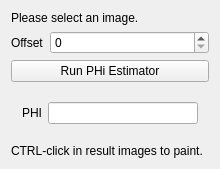
<?xml version="1.0" encoding="UTF-8"?>
<ui version="4.0">
 <class>PHIEstimatorViewControls</class>
 <widget class="QWidget" name="PHIEstimatorViewControls">
  <property name="geometry">
   <rect>
    <x>0</x>
    <y>0</y>
    <width>220</width>
    <height>160</height>
   </rect>
  </property>
  <property name="windowTitle">
   <string>Example View</string>
  </property>
  <layout class="QVBoxLayout" name="verticalLayout">
   <item>
    <widget class="QLabel" name="selectImageLabel">
     <property name="styleSheet">
      <string notr="true"/>
     </property>
     <property name="text">
      <string>Please select an image.</string>
     </property>
    </widget>
   </item>
   <item>
    <widget class="QWidget" name="widget" native="true">
     <layout class="QHBoxLayout" name="horizontalLayout">
      <property name="leftMargin">
       <number>0</number>
      </property>
      <property name="topMargin">
       <number>0</number>
      </property>
      <property name="rightMargin">
       <number>0</number>
      </property>
      <property name="bottomMargin">
       <number>0</number>
      </property>
      <item>
       <widget class="QLabel" name="offsetLabel">
        <property name="text">
         <string>Offset</string>
        </property>
       </widget>
      </item>
      <item>
       <widget class="QSpinBox" name="offsetSpinBox">
        <property name="sizePolicy">
         <sizepolicy hsizetype="Expanding" vsizetype="Fixed">
          <horstretch>0</horstretch>
          <verstretch>0</verstretch>
         </sizepolicy>
        </property>
        <property name="maximum">
         <number>9999</number>
        </property>
       </widget>
      </item>
     </layout>
    </widget>
   </item>
   <item>
    <widget class="QPushButton" name="processImageButton">
     <property name="toolTip">
      <string>Process selected image</string>
     </property>
     <property name="text">
      <string>Run PHi Estimator</string>
     </property>
    </widget>
   </item>
   <item>
    <widget class="QWidget" name="Results" native="true">
     <property name="minimumSize">
      <size>
       <width>0</width>
       <height>50</height>
      </size>
     </property>
     <layout class="QHBoxLayout" name="horizontalLayout_2">
      <item>
       <widget class="QLabel" name="Philabel">
        <property name="text">
         <string>PHI</string>
        </property>
       </widget>
      </item>
      <item>
       <widget class="QLineEdit" name="PhiValue"/>
      </item>
     </layout>
    </widget>
   </item>
   <item>
    <widget class="QLabel" name="infoLabel">
     <property name="text">
      <string>CTRL-click in result images to paint.</string>
     </property>
     <property name="wordWrap">
      <bool>true</bool>
     </property>
    </widget>
   </item>
   <item>
    <spacer name="spacer">
     <property name="orientation">
      <enum>Qt::Vertical</enum>
     </property>
     <property name="sizeType">
      <enum>QSizePolicy::Expanding</enum>
     </property>
     <property name="sizeHint" stdset="0">
      <size>
       <width>20</width>
       <height>220</height>
      </size>
     </property>
    </spacer>
   </item>
  </layout>
 </widget>
 <layoutdefault spacing="6" margin="11"/>
 <resources/>
 <connections/>
</ui>
